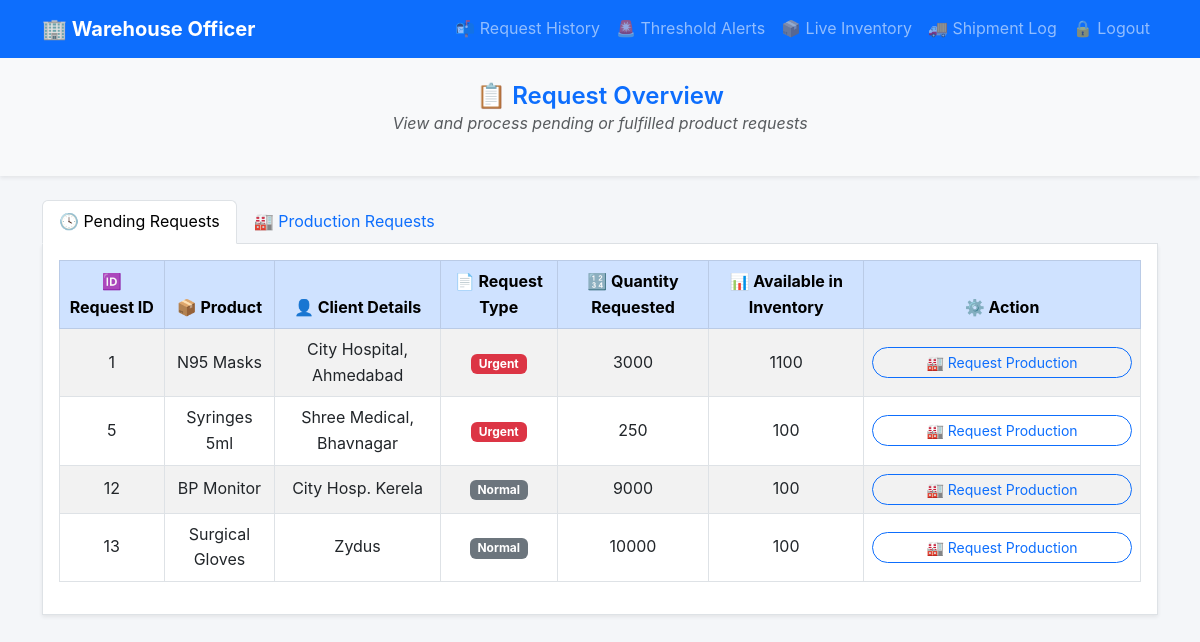
Page /warehouse_pending_requests (signed in) on the committed database.
### app.py (models this page shows)
class Inventory(db.Model):
    __tablename__ = 'inventory'
    inventory_id = db.Column(db.Integer, primary_key=True)
    product_id = db.Column(db.Integer, db.ForeignKey('product.product_id'), nullable=False)
    available_quantity = db.Column(db.Integer, nullable=False)
    last_updated = db.Column(db.Date, default=date.today, onupdate=date.today)
    product = db.relationship('Product', backref=db.backref('inventory', lazy=True))

class Request(db.Model):
    __tablename__ = 'request'
    request_id = db.Column(db.Integer, primary_key=True)
    product_id = db.Column(db.Integer, db.ForeignKey('product.product_id'), nullable=False)
    quantity = db.Column(db.Integer, nullable=False)
    request_type = db.Column(db.String(10), nullable=False) # Urgent, Normal
    client_details = db.Column(db.String(100), nullable=False)
    remarks = db.Column(db.Text, nullable=True)
    status = db.Column(db.String(20), default="Pending") # Pending, Fulfilled, In_Production
    request_date = db.Column(db.Date, default=date.today)
    sales_user_id = db.Column(db.Integer, db.ForeignKey('user.id'), nullable=False)
    product = db.relationship('Product', backref=db.backref('requests', lazy=True))
    sales_user = db.relationship('User', backref=db.backref('sales_requests', lazy=True))

class Product(db.Model):
    __tablename__ = 'product'
    product_id = db.Column(db.Integer, primary_key=True)
    name = db.Column(db.String(100), unique=True, nullable=False)
    description = db.Column(db.String(200))

### app.py (the view)
@app.route("/warehouse_pending_requests")
@login_required
@role_required("warehouse")
def warehouse_pending_requests():
    pending_requests = Request.query.filter_by(status="Pending").all()
    production_requests= Request.query.filter_by(status="Production").all()
    inventory_data = Inventory.query.all()
    inventory_map = {inv.product_id: inv.available_quantity for inv in inventory_data}
    request_status_list = []
    for req in pending_requests:
        available_qty = inventory_map.get(req.product_id, 0)
        if available_qty >= req.quantity:
            status = "ReadyToShip"
        elif available_qty > 0:
            status = "PartialStock"
        else:
            status = "OutOfStock"
        request_status_list.append({
            "request": req,
            "available_quantity": available_qty,
            "status": status
        })
    return render_template("warehouse_pending_requests.html", request_status_list=request_status_list,
                           production_requests=production_requests)

### app.py (called while the page is built)
def login_required(f):
    @wraps(f)
    def decorated_function(*args, **kwargs):
        if 'username' not in session:
            return redirect("/")
        return f(*args, **kwargs)
    return decorated_function

def role_required(role):
    def decorator(f):
        @wraps(f)
        def decorated_function(*args, **kwargs):
            if 'role' not in session or (session['role'] != role and session['role'] != 'admin'):
                abort(403)
            return f(*args, **kwargs)
        return decorated_function
    return decorator

@app.after_request
def add_header(response):
    response.headers["Cache-Control"] = "no-store, no-cache, must-revalidate, post-check=0, pre-check=0, max-age=0"
    response.headers["Pragma"] = "no-cache"
    response.headers["Expires"] = "0"
    return response

### templates/warehouse_pending_requests.html (shortened to what this page needs)
<!DOCTYPE html>
<html lang="en">
<head>
  <link href="https://cdn.jsdelivr.net/npm/bootstrap@5.3.0/dist/css/bootstrap.min.css" rel="stylesheet">
  <link rel="stylesheet" href="static/style.css" />
</head>
<body>
  <nav class="navbar navbar-expand-lg navbar-dark bg-primary">
    <div class="container">
      <a class="navbar-brand fw-bold" href="warehouse_dashboard">🏢 Warehouse Officer</a>
      <div class="collapse navbar-collapse">
        <ul class="navbar-nav ms-auto">
          <li class="nav-item"><a class="nav-link" href="warehouse_pending_requests">📬 Request History</a></li>
          <li class="nav-item"><a class="nav-link" href="warehouse_threshold_alerts">🚨 Threshold Alerts</a></li>
          <li class="nav-item"><a class="nav-link" href="warehouse_live_inventory">📦 Live Inventory</a></li>
          <li class="nav-item"><a class="nav-link" href="warehouse_shipment_log">🚚 Shipment Log</a></li>
          <li class="nav-item"><a class="nav-link" href="/logout">🔒 Logout</a></li>
        </ul>
      </div>
    </div>
  </nav>
  <header class="py-4 bg-light text-center shadow-sm mb-4">
    <h4 class="mb-0 text-primary fw-semibold">📋 Request Overview</h4>
    <p class="text-muted fst-italic">View and process pending or fulfilled product requests</p>
  </header>
<div class="container mb-5">
  <ul class="nav nav-tabs" id="requestTabs" role="tablist">
    <li class="nav-item" role="presentation">
      <button class="nav-link active" id="pending-tab" data-bs-toggle="tab" data-bs-target="#pending"
        type="button" role="tab">🕓 Pending Requests</button>
    </li>
    <li class="nav-item" role="presentation">
      <button class="nav-link" id="production-tab" data-bs-toggle="tab" data-bs-target="#production"
        type="button" role="tab">🏭 Production Requests</button>
    </li>
  </ul>
  <div class="tab-content border border-top-0 p-3 bg-white shadow-sm" id="requestTabsContent">
    <div class="tab-pane fade show active" id="pending" role="tabpanel">
      <div class="table-responsive">
        <table class="table table-bordered table-striped text-center align-middle">
          <thead class="table-primary">
            <tr>
              <th>🆔 Request ID</th>
              <th>📦 Product</th>
              <th>👤 Client Details</th>
              <th>📄 Request Type</th>
              <th>🔢 Quantity Requested</th>
              <th>📊 Available in Inventory</th>
              <th>⚙️ Action</th>
            </tr>
          </thead>
          <tbody>
            {% for entry in request_status_list %}
            <tr>
              <td>{{ entry.request.request_id }}</td>
              <td>{{ entry.request.product.name }}</td>
              <td>{{ entry.request.client_details }}</td>
              <td>
                {% if entry.request.request_type == 'Urgent' %}
                <span class="badge text-bg-danger">Urgent</span>
                {% else %}
                <span class="badge text-bg-secondary">Normal</span>
                {% endif %}
              </td>
              <td>{{ entry.request.quantity }}</td>
              <td>{{ entry.available_quantity }}</td>
              <td>
                {% if entry.status == "ReadyToShip" %}
                <form action="{{ url_for('process_shipment', request_id=entry.request.request_id) }}" method="post">
                  <button type="submit" class="btn btn-outline-success btn-sm rounded-pill px-3"
                    style="width: 260px;">✅ Ship</button>
                </form>
                {% elif entry.status == "PartialStock" or entry.status == "OutOfStock" %}
                <form action="{{ url_for('request_production') }}" method="post">
                  <button type="submit" class="btn btn-outline-primary btn-sm rounded-pill px-3"
                    style="width: 260px;">🏭 Request Production</button>
                </form>
                {% else %}
                <span class="text-muted">N/A</span>
                {% endif %}
              </td>
            </tr>
            {% endfor %}
          </tbody>
        </table>
      </div>
    </div>
  </div>
</div>
</body>
</html>

### static/style.css (style rules this page uses)
* { margin: 0; padding: 0; box-sizing: border-box; }
body { font-family: 'Inter', 'Nunito Sans', 'Open Sans', sans-serif; background-color: #f4f6f9; color: #1e1e2f; font-size: 16px; line-height: 1.6; }

### rows in the picture
Inventory: request.request_id "1", request.product.name "N95 Masks", request.client_details "City Hospital, Ahmedabad", shows "Urgent", request.quantity "3000", available_quantity "1100"
Request: request.request_id "5", request.client_details "Shree Medical, Bhavnagar", request.quantity "250"
Product: request.product.name "Syringes 5ml"
Request: request.request_id "12", request.client_details "City Hosp. Kerela", request.quantity "9000"
Product: request.product.name "BP Monitor"
Request: request.request_id "13", request.client_details "Zydus", request.quantity "10000"
Product: request.product.name "Surgical Gloves"

### other values in the picture
{{ entry.available_quantity }} "100" "100" "100"
